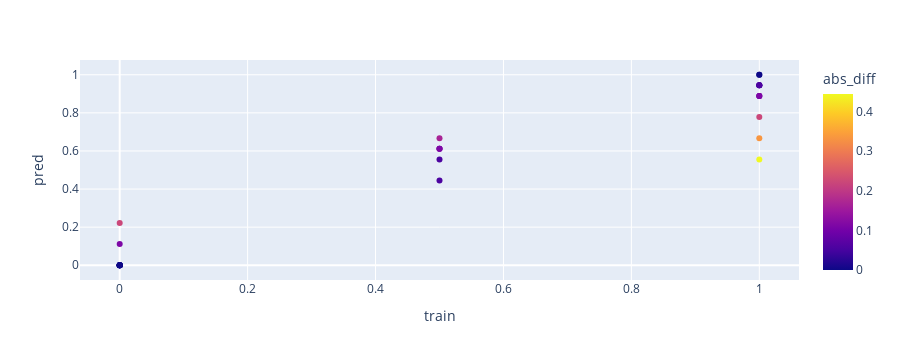

Notebook source saved alongside this figure:
### Code cell
fig = px.scatter(train_results_df.reset_index(), x="train", y= "pred", color="abs_diff", hover_data=['patient'])
fig.show()

### Figure 1 — Plotly figure (JSON) as saved in the notebook; plotly's stock layout.template omitted (floating-point values rounded to 4 significant figures)
{"data": [{"customdata": [["GIL_12"], ["GIL_19"], ["NOV_16"], ["GIL_20"], ["NOV_19"], ["NOV_18"], ["GIL_01"], ["NOV_07"], ["GIL_06"], ["GIL_14"], ["NOV_23"], ["GIL_02"], ["NOV_14"], ["NOV_04"], ["GIL_03"], ["NOV_15"], ["NOV_25"], ["GIL_04"], ["NOV_20"], ["NOV_06"], ["NOV_17"], ["GIL_13"], ["NOV_05"], ["NOV_01"], ["NOV_03"], ["GIL_10"], ["GIL_18"], ["NOV_11"], ["NOV_21"]], "hovertemplate": "train=%{x}<br>pred=%{y}<br>patient=%{customdata[0]}<br>abs_diff=%{marker.color}<extra></extra>", "legendgroup": "", "marker": {"color": [0.1111, 0.05556, 0.1111, 0.4444, 0.1111, 0, 0, 0.1111, 0, 0.3333, 0, 0, 0.1111, 0, 0.2222, 0.05556, 0, 0, 0.05556, 0.1667, 0.05556, 0.05556, 0.1111, 0, 0, 0.2222, 0, 0.05556, 0.1111], "coloraxis": "coloraxis", "symbol": "circle"}, "mode": "markers", "name": "", "orientation": "v", "showlegend": false, "type": "scatter", "x": [1, 1, 1, 1, 0.5, 0, 0, 0.5, 0, 1, 0, 0, 0.5, 0, 0, 1, 1, 0, 1, 0.5, 0.5, 0.5, 0, 0, 0, 1, 1, 1, 1], "xaxis": "x", "y": [0.8889, 0.9444, 0.8889, 0.5556, 0.6111, 0, 0, 0.6111, 0, 0.6667, 0, 0, 0.6111, 0, 0.2222, 0.9444, 1, 0, 0.9444, 0.6667, 0.4444, 0.5556, 0.1111, 0, 0, 0.7778, 1, 0.9444, 0.8889], "yaxis": "y"}], "layout": {"coloraxis": {"colorbar": {"title": {"text": "abs_diff"}}, "colorscale": [[0, "#0d0887"], [0.1111, "#46039f"], [0.2222, "#7201a8"], [0.3333, "#9c179e"], [0.4444, "#bd3786"], [0.5556, "#d8576b"], [0.6667, "#ed7953"], [0.7778, "#fb9f3a"], [0.8889, "#fdca26"], [1, "#f0f921"]]}, "height": 360, "legend": {"tracegroupgap": 0}, "margin": {"t": 60}, "xaxis": {"anchor": "y", "autorange": true, "domain": [0, 1], "range": [-0.0646, 1.065], "title": {"text": "train"}, "type": "linear"}, "yaxis": {"anchor": "x", "autorange": true, "domain": [0, 1], "range": [-0.07743, 1.077], "title": {"text": "pred"}, "type": "linear"}}}
